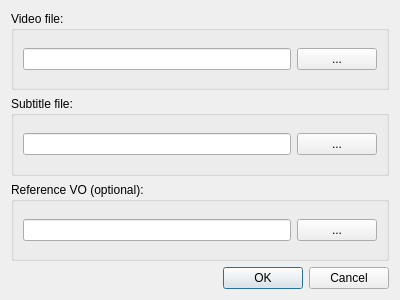
<?xml version="1.0" encoding="UTF-8"?>
<ui version="4.0">
 <class>NewProjectDialog</class>
 <widget class="QDialog" name="NewProjectDialog">
  <property name="geometry">
   <rect>
    <x>0</x>
    <y>0</y>
    <width>400</width>
    <height>300</height>
   </rect>
  </property>
  <property name="windowTitle">
   <string>Dialog</string>
  </property>
  <layout class="QVBoxLayout" name="verticalLayout_2">
   <item>
    <layout class="QVBoxLayout" name="verticalLayout">
     <item>
      <widget class="QGroupBox" name="videoBox">
       <property name="title">
        <string>Video file:</string>
       </property>
       <layout class="QHBoxLayout" name="horizontalLayout_2">
        <item>
         <layout class="QHBoxLayout" name="horizontalLayout">
          <item>
           <widget class="QLineEdit" name="videoEdit"/>
          </item>
          <item>
           <widget class="QPushButton" name="browseVideoButton">
            <property name="text">
             <string>...</string>
            </property>
           </widget>
          </item>
         </layout>
        </item>
       </layout>
      </widget>
     </item>
    </layout>
   </item>
   <item>
    <widget class="QGroupBox" name="subBox">
     <property name="title">
      <string>Subtitle file:</string>
     </property>
     <layout class="QHBoxLayout" name="horizontalLayout_4">
      <item>
       <layout class="QHBoxLayout" name="horizontalLayout_3">
        <item>
         <widget class="QLineEdit" name="subEdit"/>
        </item>
        <item>
         <widget class="QPushButton" name="browseSubtitleButton">
          <property name="text">
           <string>...</string>
          </property>
         </widget>
        </item>
       </layout>
      </item>
     </layout>
    </widget>
   </item>
   <item>
    <widget class="QGroupBox" name="groupBox">
     <property name="title">
      <string>Reference VO (optional):</string>
     </property>
     <layout class="QHBoxLayout" name="horizontalLayout_6">
      <item>
       <layout class="QHBoxLayout" name="horizontalLayout_5">
        <item>
         <widget class="QLineEdit" name="voEdit"/>
        </item>
        <item>
         <widget class="QPushButton" name="browseVOButton">
          <property name="text">
           <string>...</string>
          </property>
         </widget>
        </item>
       </layout>
      </item>
     </layout>
    </widget>
   </item>
   <item>
    <widget class="QDialogButtonBox" name="buttonBox">
     <property name="orientation">
      <enum>Qt::Horizontal</enum>
     </property>
     <property name="standardButtons">
      <set>QDialogButtonBox::Cancel|QDialogButtonBox::Ok</set>
     </property>
    </widget>
   </item>
  </layout>
 </widget>
 <resources/>
 <connections>
  <connection>
   <sender>buttonBox</sender>
   <signal>accepted()</signal>
   <receiver>NewProjectDialog</receiver>
   <slot>accept()</slot>
   <hints>
    <hint type="sourcelabel">
     <x>248</x>
     <y>254</y>
    </hint>
    <hint type="destinationlabel">
     <x>157</x>
     <y>274</y>
    </hint>
   </hints>
  </connection>
  <connection>
   <sender>buttonBox</sender>
   <signal>rejected()</signal>
   <receiver>NewProjectDialog</receiver>
   <slot>reject()</slot>
   <hints>
    <hint type="sourcelabel">
     <x>316</x>
     <y>260</y>
    </hint>
    <hint type="destinationlabel">
     <x>286</x>
     <y>274</y>
    </hint>
   </hints>
  </connection>
 </connections>
</ui>
